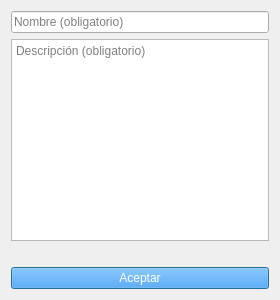
<?xml version="1.0" encoding="UTF-8"?>
<ui version="4.0">
 <class>VentanaTipoCategoria</class>
 <widget class="QDialog" name="VentanaTipoCategoria">
  <property name="windowModality">
   <enum>Qt::WindowModal</enum>
  </property>
  <property name="geometry">
   <rect>
    <x>0</x>
    <y>0</y>
    <width>280</width>
    <height>300</height>
   </rect>
  </property>
  <property name="minimumSize">
   <size>
    <width>280</width>
    <height>300</height>
   </size>
  </property>
  <property name="maximumSize">
   <size>
    <width>280</width>
    <height>300</height>
   </size>
  </property>
  <property name="windowTitle">
   <string>Form</string>
  </property>
  <layout class="QVBoxLayout" name="verticalLayout">
   <item>
    <widget class="QLineEdit" name="_line_nombre">
     <property name="placeholderText">
      <string>Nombre (obligatorio)</string>
     </property>
    </widget>
   </item>
   <item>
    <widget class="QTextEdit" name="_text_descripcion">
     <property name="placeholderText">
      <string>Descripción (obligatorio)</string>
     </property>
    </widget>
   </item>
   <item>
    <widget class="QLabel" name="_label_error">
     <property name="text">
      <string/>
     </property>
    </widget>
   </item>
   <item>
    <widget class="QPushButton" name="_button_aceptar">
     <property name="palette">
      <palette>
       <active>
        <colorrole role="Button">
         <brush brushstyle="SolidPattern">
          <color alpha="255">
           <red>30</red>
           <green>144</green>
           <blue>255</blue>
          </color>
         </brush>
        </colorrole>
        <colorrole role="ButtonText">
         <brush brushstyle="SolidPattern">
          <color alpha="255">
           <red>255</red>
           <green>255</green>
           <blue>255</blue>
          </color>
         </brush>
        </colorrole>
       </active>
       <inactive>
        <colorrole role="Button">
         <brush brushstyle="SolidPattern">
          <color alpha="255">
           <red>30</red>
           <green>144</green>
           <blue>255</blue>
          </color>
         </brush>
        </colorrole>
        <colorrole role="ButtonText">
         <brush brushstyle="SolidPattern">
          <color alpha="255">
           <red>255</red>
           <green>255</green>
           <blue>255</blue>
          </color>
         </brush>
        </colorrole>
       </inactive>
       <disabled>
        <colorrole role="Button">
         <brush brushstyle="SolidPattern">
          <color alpha="255">
           <red>30</red>
           <green>144</green>
           <blue>255</blue>
          </color>
         </brush>
        </colorrole>
        <colorrole role="ButtonText">
         <brush brushstyle="SolidPattern">
          <color alpha="255">
           <red>190</red>
           <green>190</green>
           <blue>190</blue>
          </color>
         </brush>
        </colorrole>
       </disabled>
      </palette>
     </property>
     <property name="text">
      <string>Aceptar</string>
     </property>
    </widget>
   </item>
  </layout>
 </widget>
 <resources/>
 <connections>
  <connection>
   <sender>_button_aceptar</sender>
   <signal>clicked()</signal>
   <receiver>VentanaTipoCategoria</receiver>
   <slot>_on_button_aceptar()</slot>
   <hints>
    <hint type="sourcelabel">
     <x>139</x>
     <y>279</y>
    </hint>
    <hint type="destinationlabel">
     <x>139</x>
     <y>149</y>
    </hint>
   </hints>
  </connection>
 </connections>
 <slots>
  <slot>_on_button_aceptar()</slot>
 </slots>
</ui>
